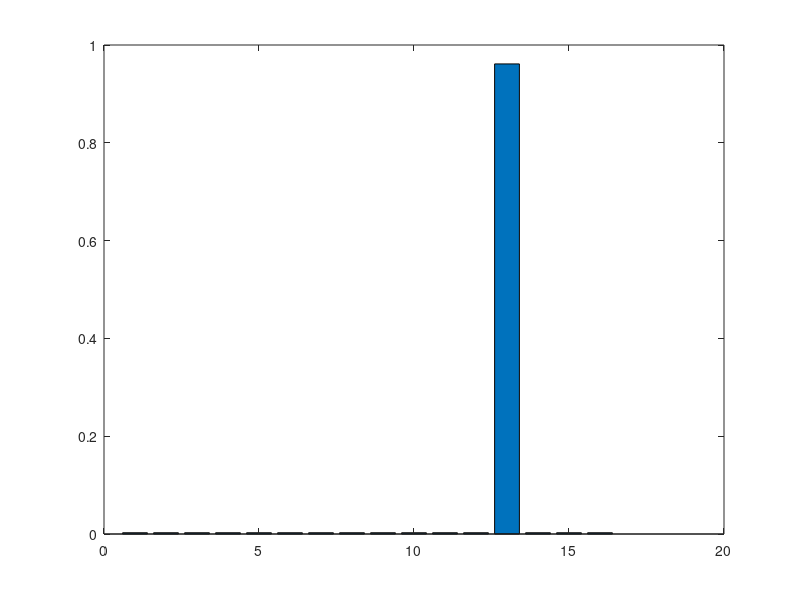

Here is the MATLAB script that generated this plot: (Note: this script raises an error after producing the figure.)
%%%%%%%%%%%%%%%%%%%%%%%%%%%%%%%%%%%%%%%%%%%%%%%%%%%%%%%%%%%%%%%%%%%%%%%%%%%
% MATLAB code - Noise Analysis

% Title: Performance of the Partitioned Hardware Efficient Quantum Search 
%        Algorithm with the Diagonalizable/Damping Noise Effect 

% Authors: A. Ahmadkhaniha1, Y. Mafi1, P. Kazemikhah, H. Aghababa1,
%         M.R. Kolahdouz1

%%%%%%%%%%%%%%%%%%%%%%%%%%%%%%%%%%%%%%%%%%%%%%%%%%%%%%%%%%%%%%%%%%%%%%%%%%%
%%%%%%%%%%%%%%%%% Grover algorithm with Noisy oracle %%%%%%%%%%%%%%%%%%%%%%
%%%%%%%%%%%%%%%%%%%%%%%%%%%%%%%%%%%%%%%%%%%%%%%%%%%%%%%%%%%%%%%%%%%%%%%%%%%

clc
clear
close all

ket0 = [1;0];
ket1 = [0;1];

I = eye(2);
H = 1/sqrt(2).*[1 1;1 -1];
X = [0 1;1 0];
Z = [1 0;0 -1];
CCCNOT=eye(16);
CCCNOT(15,15)=0;CCCNOT(16,15)=1;
CCCNOT(16,16)=0;CCCNOT(15,16)=1;

v = 13;  % The desired state
Oracle = eye(16);
Oracle(v,v) = -1;

Diffuser = kron(kron(H,H),kron(H,I));
Diffuser = kron(kron(X,X),kron(X,Z))*Diffuser;
Diffuser = CCCNOT*Diffuser;
Diffuser = kron(kron(X,X),kron(X,Z))*Diffuser;
Diffuser = kron(kron(H,H),kron(H,I))*Diffuser;

Psi = kron(kron(ket0,ket0),kron(ket0,ket0));    % Initial state
Psi = kron(kron(H,H),kron(H,H))*Psi;            % Hadamard operation

%Iteration #1
Psi = Oracle*Psi;                               % Oracle operation
Psi = Diffuser*Psi;                             % Diffuser operation

%Iteration #2
Psi = Oracle*Psi;                               % Oracle operation
Psi = Diffuser*Psi;                             % Diffuser operation

%Iteration #3
Psi = Oracle*Psi;                               % Oracle operation
Psi = Diffuser*Psi;                             % Diffuser operation
figure
bar(Psi.^2)
ylim([0 1])

Psi_final = Psi;

%%%%%%%%%%%%%%%%%%%%%%%%%%%%%%%%%%%%%%%%%%%%%%%%%%%%%%%%%%%%%%%%%%%%%%%%%%%
%%%%%%%%%%%%%%%%%%%%%%%%%% Noise Analysis %%%%%%%%%%%%%%%%%%%%%%%%%%%%%%%%%
%%%%%%%%%%%%%%%%%%%%%%%%%%%%%%%%%%%%%%%%%%%%%%%%%%%%%%%%%%%%%%%%%%%%%%%%%%%

syms P_AD P_PD

% Kraus operators of amplitude-damping noise
E_AD_0 = [1 0;0 sqrt(1-P_AD)];
E_AD_1 = [0 sqrt(P_AD);0 0];

% Kraus operators of phase-damping noise
E_PD_0 = sqrt(1-P_PD).*I;
E_PD_1 = sqrt(P_PD).*[1 0;0 0];
E_PD_2 = sqrt(P_PD).*[0 0;0 1];

Psi = kron(kron(ket0,ket0),kron(ket0,ket0));    % Initial state
rho = Psi*conj(Psi');

U1 = kron(kron(H,H),kron(H,H));                 % Hadamard operation
rho = U1*(rho*conj(U1'));

% Iteration #1
U2 = Oracle;                                    % Oracle operation
rho = U2*(rho*conj(U2'));

% Amplitude-Damping noise effect
% E0 = kron(kron(E_AD_0,E_AD_0),kron(E_AD_0,E_AD_0));
% E1 = kron(kron(E_AD_1,E_AD_1),kron(E_AD_1,E_AD_1));

% Phase-Damping noise effect
E0 = kron(kron(E_PD_0,E_PD_0),kron(E_PD_0,E_PD_0));
E1 = kron(kron(E_PD_1,E_PD_1),kron(E_PD_1,E_PD_1));
E2 = kron(kron(E_PD_2,E_PD_2),kron(E_PD_2,E_PD_2));

% rho = simplify(E0*rho*conj(E0')+E1*rho*conj(E1'));% AD Nosie operation
rho = simplify(E0*rho*conj(E0')+E1*rho*conj(E1')+E2*rho*conj(E2'));% PD Nosie operation

U3 = Diffuser;                                  % Diffuser operation
rho = U3*(rho*conj(U3'));

% Iteration #2
rho = U2*(rho*conj(U2'));                       % Oracle operation
% rho = simplify(E0*rho*conj(E0')+E1*rho*conj(E1'));% AD Nosie operation
rho = simplify(E0*rho*conj(E0')+E1*rho*conj(E1')+E2*rho*conj(E2'));% PD Nosie operation
rho = U3*(rho*conj(U3'));                       % Diffuser operation


% Iteration #3
rho = U2*(rho*conj(U2'));                       % Oracle operation
% rho = simplify(E0*rho*conj(E0')+E1*rho*conj(E1'));% AD Nosie operation
rho = simplify(E0*rho*conj(E0')+E1*rho*conj(E1')+E2*rho*conj(E2'));% PD Nosie operation
rho = U3*(rho*conj(U3'));                       % Diffuser operation



% Fidelity calculation
Fidelity = simplify(conj(Psi_final')*rho*Psi_final);



